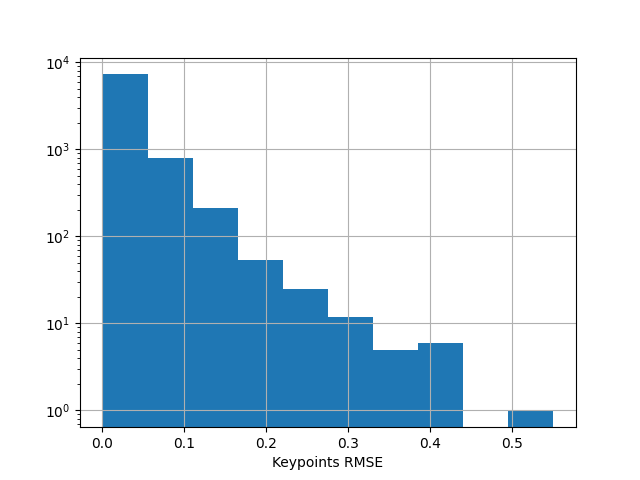
#> input picture data/rmse_drwsr_121120201352.png, 640 x 480 px
$ python overlay_images.py data/psnr_drwsr_121120201352.png data/rmse_drwsr_121120201352.png
#> lines starting #> are read from the running program, lines starting #| are printed output that depends on the picture
from bicubic_interpolation import upsampling_lr_to_hr
from tqdm import tqdm
from matplotlib import pyplot as plt
import cv2
import os
import argparse


def overlay(fg_img_addr, bg_img_addr, output_folder=None):
    bg_img = cv2.imread(bg_img_addr)
    fg_img = cv2.imread(fg_img_addr)

    new_img = cv2.addWeighted(bg_img, 0.7, fg_img, 0.3, 0)

    if output_folder is not None:
        output_addr = os.path.join(output_folder, f"overlay_{bg_img}")
        cv2.imwrite(output_addr, new_img)

    return new_img

def overlay_folder(aligned_folder, ref_folder, output_folder=None):
    img_names = os.listdir(ref_folder)
    for imgn in tqdm(img_names):
        alig_img_addr = os.path.join(aligned_folder, imgn)
        if not os.path.exists(alig_img_addr):
            continue
        ref_img_addr = os.path.join(ref_folder, imgn)
        si_image = overlay(alig_img_addr, ref_img_addr)

        if output_folder is not None:
            output_addr = os.path.join(output_folder, f"overlay_{imgn}")
            cv2.imwrite(output_addr, si_image)

        yield si_image


if __name__ == "__main__":
    parser = argparse.ArgumentParser(description='Overlay images for alignment' \
                                     'visual check')
    parser.add_argument('foreground', type=str, help='Foreground image')
    parser.add_argument('background', type=str, help='Background image')
    parser.add_argument('--isdir', help='Foreground and background'\
                        ' are directories', action='store_true', default=False)
    parser.add_argument('--output', help='Optional directory to output results', type=str,
                        default=None)
    parser.add_argument('--show', help='Show overlay output', action='store_true', default=False)

    args = parser.parse_args()
    for arg in vars(args):
        if vars(args)[arg] == 'True':
            vars(args)[arg] = True
        elif vars(args)[arg] == 'False':
            vars(args)[arg] = False

    if args.output is None:
        args.show = True

    imgs = []
    if args.isdir:
        imgs = [img for img in overlay_folder(args.foreground, args.background,
                                  args.output)]
    else:
        imgs.append(overlay(args.foreground, args.background, args.output))
#> in overlay, bg_img is the input picture: shape (480, 640, 3); mean B, G, R 235.8, 223.3, 205.3
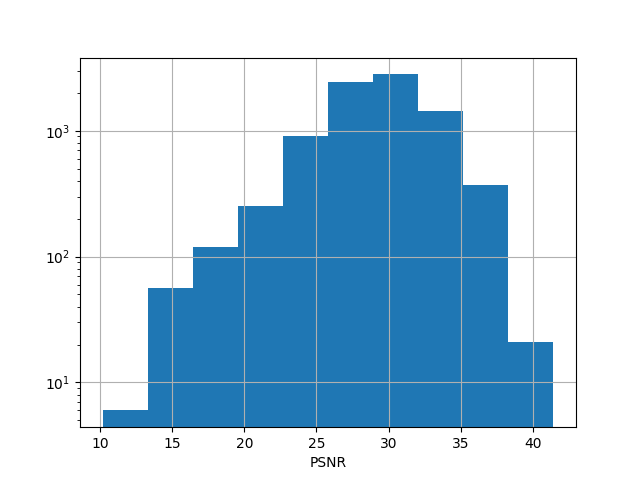
#> input picture data/psnr_drwsr_121120201352.png, 640 x 480 px
#> in overlay, fg_img is the input picture: shape (480, 640, 3); mean B, G, R 228.1, 209.1, 181.6
#> in overlay, `new_img = cv2.addWeighted(bg_img, 0.7, fg_img, 0.3, 0)`:
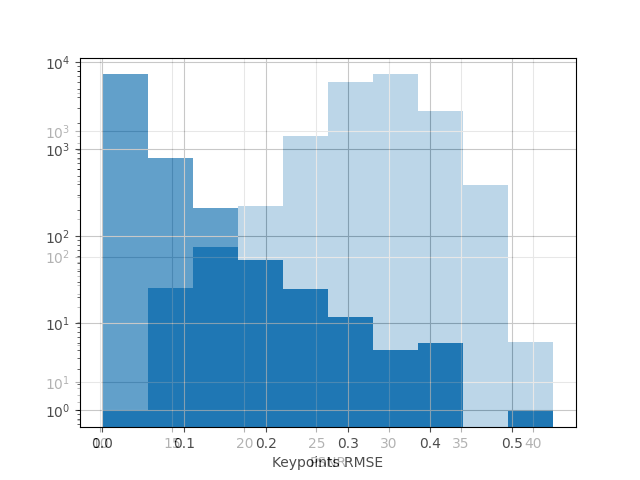
#> new_img: shape (480, 640, 3); mean B, G, R 233.4, 219, 198.2

    if args.show:
        for img in imgs:
            cv2.imshow('overlay', img)
            cv2.waitKey(0)
            cv2.destroyAllWindows()
#> this loop made 1 pass
